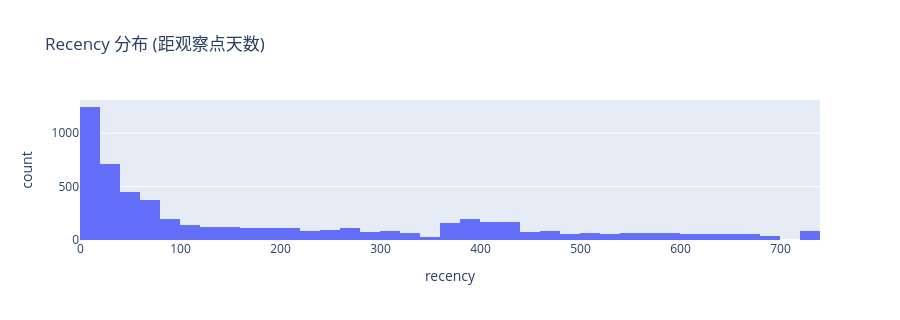
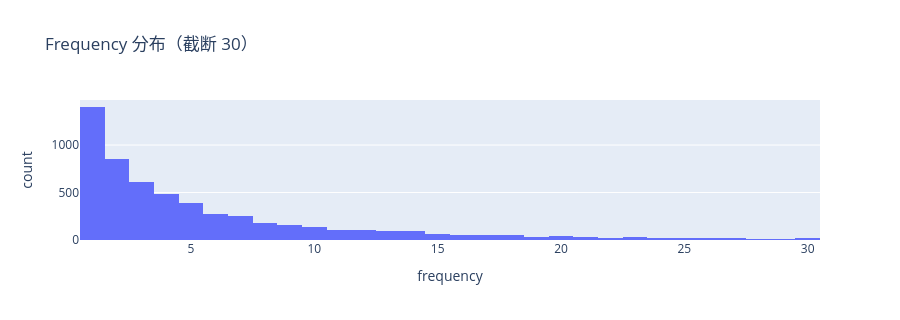
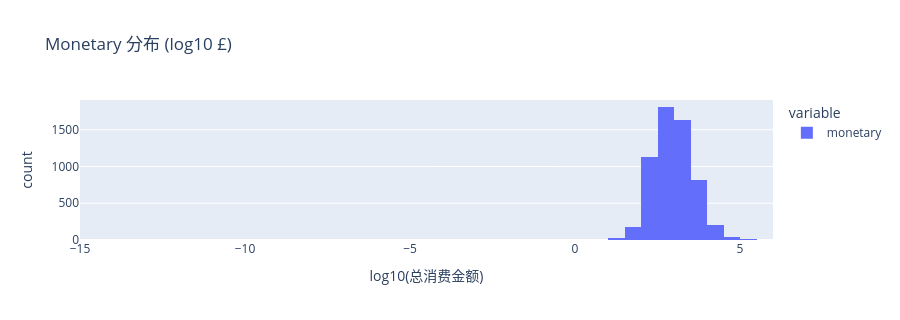

Source (notebook cell) for these figures, in order:
### Code cell
fig = px.histogram(rfm, x='recency', nbins=60, title='Recency 分布 (距观察点天数)')
fig.update_layout(height=320)
fig.show()
fig = px.histogram(rfm[rfm['frequency'] <= 30], x='frequency', nbins=30, title='Frequency 分布（截断 30）')
fig.update_layout(height=320)
fig.show()
fig = px.histogram(np.log10(rfm[rfm['monetary'] > 0]['monetary']), nbins=60, title='Monetary 分布 (log10 £)')
fig.update_layout(height=320, xaxis_title='log10(总消费金额)')
fig.show()

### Figure 1 — Plotly figure (JSON) as saved in the notebook; plotly's stock layout.template omitted (floating-point values rounded to 4 significant figures; data arrays with more than 128 entries replaced by an {"elided": "..."} marker saying what was removed)
{"data": [{"bingroup": "x", "hovertemplate": "recency=%{x}<br>count=%{y}<extra></extra>", "legendgroup": "", "marker": {"color": "#636efa", "pattern": {"shape": ""}}, "name": "", "nbinsx": 60, "orientation": "v", "showlegend": false, "type": "histogram", "x": {"elided": "5842 int values"}, "xaxis": "x", "yaxis": "y"}], "layout": {"barmode": "relative", "height": 320, "legend": {"tracegroupgap": 0}, "title": {"text": "Recency 分布 (距观察点天数)"}, "xaxis": {"anchor": "y", "domain": [0.0, 1.0], "title": {"text": "recency"}}, "yaxis": {"anchor": "x", "domain": [0.0, 1.0], "title": {"text": "count"}}}}

### Figure 2 — Plotly figure (JSON) as saved in the notebook; plotly's stock layout.template omitted (floating-point values rounded to 4 significant figures; data arrays with more than 128 entries replaced by an {"elided": "..."} marker saying what was removed)
{"data": [{"bingroup": "x", "hovertemplate": "frequency=%{x}<br>count=%{y}<extra></extra>", "legendgroup": "", "marker": {"color": "#636efa", "pattern": {"shape": ""}}, "name": "", "nbinsx": 30, "orientation": "v", "showlegend": false, "type": "histogram", "x": {"elided": "5624 int values"}, "xaxis": "x", "yaxis": "y"}], "layout": {"barmode": "relative", "height": 320, "legend": {"tracegroupgap": 0}, "title": {"text": "Frequency 分布（截断 30）"}, "xaxis": {"anchor": "y", "domain": [0.0, 1.0], "title": {"text": "frequency"}}, "yaxis": {"anchor": "x", "domain": [0.0, 1.0], "title": {"text": "count"}}}}

### Figure 3 — Plotly figure (JSON) as saved in the notebook; plotly's stock layout.template omitted (floating-point values rounded to 4 significant figures; data arrays with more than 128 entries replaced by an {"elided": "..."} marker saying what was removed)
{"data": [{"bingroup": "x", "hovertemplate": "variable=monetary<br>value=%{x}<br>count=%{y}<extra></extra>", "legendgroup": "monetary", "marker": {"color": "#636efa", "pattern": {"shape": ""}}, "name": "monetary", "nbinsx": 60, "orientation": "v", "showlegend": true, "type": "histogram", "x": {"elided": "5842 float values"}, "xaxis": "x", "yaxis": "y"}], "layout": {"barmode": "relative", "height": 320, "legend": {"title": {"text": "variable"}, "tracegroupgap": 0}, "title": {"text": "Monetary 分布 (log10 £)"}, "xaxis": {"anchor": "y", "domain": [0.0, 1.0], "title": {"text": "log10(总消费金额)"}}, "yaxis": {"anchor": "x", "domain": [0.0, 1.0], "title": {"text": "count"}}}}
